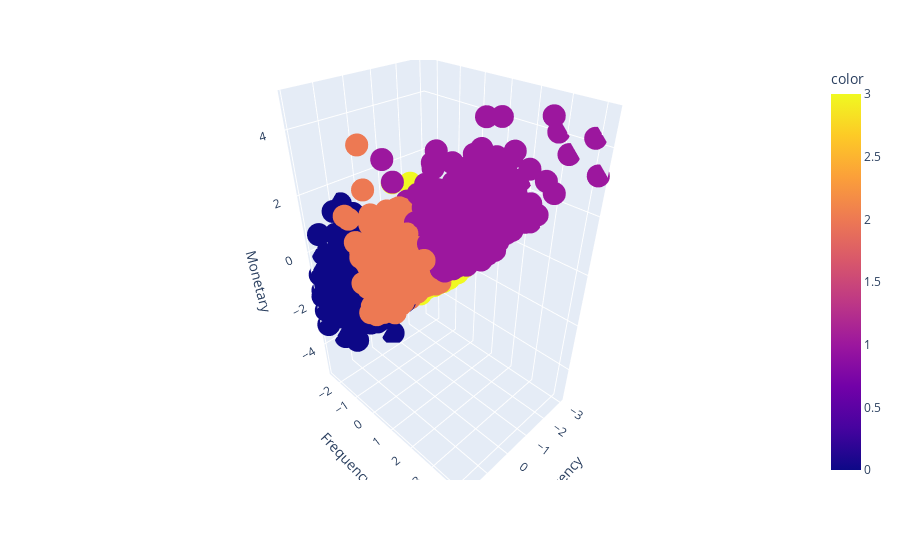

Here is the notebook cell this chart was saved with:
### Code cell
RFM_chart_1["Segment"]=labels
RFM_chart_1["Segment"]=RFM_chart_1["Segment"].apply(lambda x:f"Group {x+1}")
sns.scatterplot(scaled_RFM_chart.values[labels==0,0],scaled_RFM_chart.values[labels==0,1],s=100,label="Platinum",alpha=.5)
sns.scatterplot(scaled_RFM_chart.values[labels==1,0],scaled_RFM_chart.values[labels==1,1],s=100,label="New Customers",alpha=.5)
sns.scatterplot(scaled_RFM_chart.values[labels==2,0],scaled_RFM_chart.values[labels==2,1],s=100,label="Customer about to lose",alpha=.5)
sns.scatterplot(scaled_RFM_chart.values[labels==3,0],scaled_RFM_chart.values[labels==3,1],s=100,label="Old platinum Customers",alpha=.5)
# sns.scatterplot(scaled_RFM_chart.values[labels==4,0],scaled_RFM_chart.values[labels==4,1],s=100,label="Old platinum",alpha=.5)
plt.show()
fig = plt.figure(figsize=(10,8))
ax = plt.subplot(111, projection='3d', label="bla")
ax.scatter(scaled_RFM_chart["Recency"],
           scaled_RFM_chart["Frequency"],
           scaled_RFM_chart["Monetary"],
           s=40, c=labels, marker='o',cmap="viridis" )
ax.set_title("The Plot Of The Clusters")
plt.show()
fig = px.scatter_3d(scaled_RFM_chart, x='Recency', y='Frequency', z='Monetary',
                    color=labels,)
fig.show()
display(RFM_chart_1[["Recency","Frequency","Monetary","Segment"]].groupby("Segment").agg(['mean','median','count']).style.bar())

### Figure 1 — Plotly figure (JSON) as saved in the notebook; plotly's stock layout.template omitted (floating-point values rounded to 4 significant figures; data arrays with more than 128 entries replaced by an {"elided": "..."} marker saying what was removed)
{"data": [{"hovertemplate": "Recency=%{x}<br>Frequency=%{y}<br>Monetary=%{z}<br>color=%{marker.color}<extra></extra>", "legendgroup": "", "marker": {"color": {"elided": "4326 int values"}, "coloraxis": "coloraxis", "symbol": "circle"}, "mode": "markers", "name": "", "scene": "scene", "showlegend": false, "type": "scatter3d", "x": {"elided": "4326 float values"}, "y": {"elided": "4326 float values"}, "z": {"elided": "4326 float values"}}], "layout": {"coloraxis": {"colorbar": {"title": {"text": "color"}}, "colorscale": [[0, "#0d0887"], [0.1111, "#46039f"], [0.2222, "#7201a8"], [0.3333, "#9c179e"], [0.4444, "#bd3786"], [0.5556, "#d8576b"], [0.6667, "#ed7953"], [0.7778, "#fb9f3a"], [0.8889, "#fdca26"], [1, "#f0f921"]]}, "legend": {"tracegroupgap": 0}, "margin": {"t": 60}, "scene": {"domain": {"x": [0, 1], "y": [0, 1]}, "xaxis": {"title": {"text": "Recency"}}, "yaxis": {"title": {"text": "Frequency"}}, "zaxis": {"title": {"text": "Monetary"}}}}}
